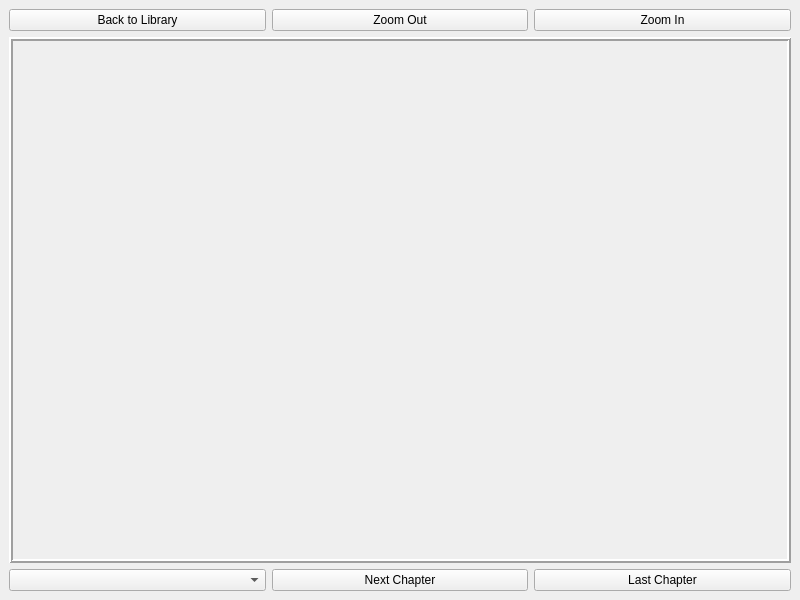
<?xml version="1.0" encoding="UTF-8"?>
<ui version="4.0">
 <class>MainWindow</class>
 <widget class="QMainWindow" name="MainWindow">
  <property name="geometry">
   <rect>
    <x>0</x>
    <y>0</y>
    <width>800</width>
    <height>600</height>
   </rect>
  </property>
  <property name="windowTitle">
   <string>MainWindow</string>
  </property>
  <widget class="QWidget" name="centralwidget">
   <layout class="QVBoxLayout" name="verticalLayout">
    <item>
     <layout class="QHBoxLayout" name="topHorizontalLayout">
      <item>
       <widget class="QPushButton" name="backToLibraryButton">
        <property name="text">
         <string>Back to Library</string>
        </property>
       </widget>
      </item>
      <item>
       <widget class="QPushButton" name="zoomOutButton">
        <property name="text">
         <string>Zoom Out</string>
        </property>
       </widget>
      </item>
      <item>
       <widget class="QPushButton" name="zoomInButton">
        <property name="text">
         <string>Zoom In</string>
        </property>
       </widget>
      </item>
     </layout>
    </item>
    <item>
     <widget class="QScrollArea" name="scrollArea">
      <property name="frameShape">
       <enum>QFrame::Box</enum>
      </property>
      <property name="frameShadow">
       <enum>QFrame::Raised</enum>
      </property>
      <property name="lineWidth">
       <number>2</number>
      </property>
      <property name="widgetResizable">
       <bool>true</bool>
      </property>
      <property name="alignment">
       <set>Qt::AlignCenter</set>
      </property>
      <widget class="QWidget" name="scrollAreaWidgetContents">
       <property name="geometry">
        <rect>
         <x>0</x>
         <y>0</y>
         <width>774</width>
         <height>508</height>
        </rect>
       </property>
      </widget>
     </widget>
    </item>
    <item>
     <layout class="QHBoxLayout" name="bottomHorizontalLayout">
      <item>
       <widget class="QComboBox" name="mangaChapterComboBox">
        <property name="editable">
         <bool>false</bool>
        </property>
       </widget>
      </item>
      <item>
       <widget class="QPushButton" name="nextChapterButton">
        <property name="text">
         <string>Next Chapter</string>
        </property>
       </widget>
      </item>
      <item>
       <widget class="QPushButton" name="lastChapterButton">
        <property name="text">
         <string>Last Chapter</string>
        </property>
       </widget>
      </item>
     </layout>
    </item>
   </layout>
  </widget>
 </widget>
 <resources/>
 <connections/>
</ui>
